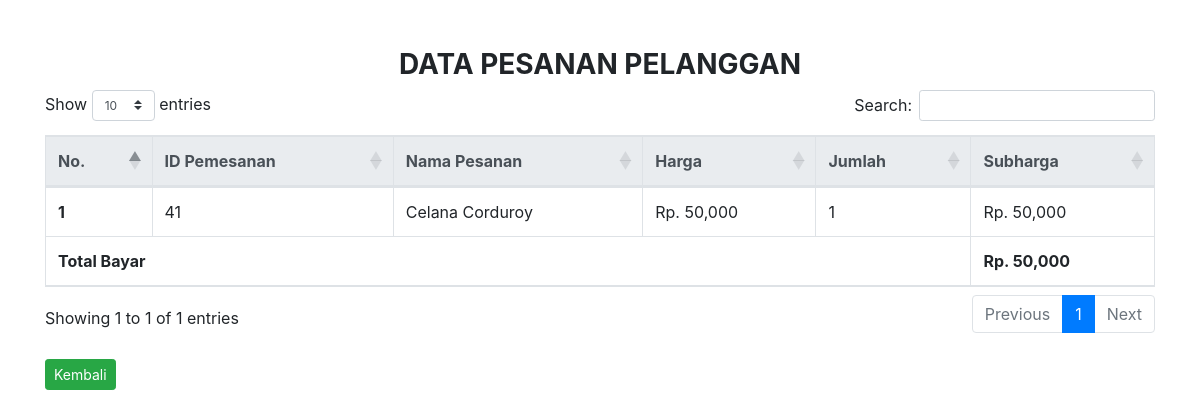
The app's page /pages/control/admin/detail_pesanan.php?id=50 (signed in) with its own data.
### tables this page shows
CREATE TABLE `pemesanan_produk` (
  `id_pemesanan_produk` int(50) NOT NULL,
  `id_pemesanan` int(50) NOT NULL,
  `id_menu` varchar(50) NOT NULL,
  `jumlah` int(50) NOT NULL
);

CREATE TABLE `produk` (
  `id_menu` int(50) NOT NULL,
  `nama_menu` varchar(50) NOT NULL,
  `jenis_menu` varchar(50) NOT NULL,
  `stok` int(50) NOT NULL,
  `harga` int(50) NOT NULL,
  `gambar` varchar(100) NOT NULL
);

### pages/control/admin/detail_pesanan.php (the view, shortened to what this page needs)
<?php
    include('../koneksi.php');
      if(!isset($_SESSION['login_user'])) {
        header("location: ../login.php");
      }else{
?>
<!doctype html>
<html lang="en">
  <head>
    <link rel="stylesheet" href="https://stackpath.bootstrapcdn.com/bootstrap/4.5.0/css/bootstrap.min.css">
    <link rel="stylesheet" type="text/css" href="../../../css/bootstrap.min.css">
    <link rel="stylesheet" type="text/css" href="../../../css/index.css">
    <link rel="stylesheet" type="text/css" href="../../../fontawesome/css/all.min.css">
    <link rel="stylesheet" type="text/css" href="https://cdnjs.cloudflare.com/ajax/libs/twitter-bootstrap/4.1.3/css/bootstrap.css">
    <link rel="stylesheet" type="text/css" href="https://cdn.datatables.net/1.10.21/css/dataTables.bootstrap4.min.css">
  </head>
  <body>
    <div class="container">
      <div class="judul-pesanan mt-5">
        <h3 class="text-center font-weight-bold">DATA PESANAN PELANGGAN</h3>
      </div>
      <table class="table table-bordered" id="example">
        <thead class="thead-light">
          <tr>
            <th scope="col">No.</th>
            <th scope="col">ID Pemesanan</th>
            <th scope="col">Nama Pesanan</th>
            <th scope="col">Harga</th>
            <th scope="col">Jumlah</th>
            <th scope="col">Subharga</th>
          </tr>
        </thead>
        <tbody>
          <?php $nomor=1; ?>
          <?php $totalbelanja = 0; ?>
          <?php
              $ambil = $koneksi->query("SELECT * FROM pemesanan_produk JOIN produk ON pemesanan_produk.id_menu=produk.id_menu
                WHERE pemesanan_produk.id_pemesanan='$_GET[id]'");
           ?>
           <?php while ($pecah=$ambil->fetch_assoc()) { ?>
           <?php $subharga1=$pecah['harga']*$pecah['jumlah']; ?>
          <tr>
            <th scope="row"><?php echo $nomor; ?></th>
            <td><?php echo $pecah['id_pemesanan_produk']; ?></td>
            <td><?php echo $pecah['nama_menu']; ?></td>
            <td>Rp. <?php echo number_format($pecah['harga']); ?></td>
            <td><?php echo $pecah['jumlah']; ?></td>
            <td>
              Rp. <?php echo number_format($pecah['harga']*$pecah['jumlah']); ?>
            </td>
          </tr>
          <?php $nomor++; ?>
          <?php $totalbelanja+=$subharga1; ?>
          <?php } ?>
        </tbody>
         <tfoot>
          <tr>
            <th colspan="5">Total Bayar</th>
            <th>Rp. <?php echo number_format($totalbelanja) ?></th>
          </tr>
        </tfoot>
      </table><br>
      <form method="POST" action="">
        <a href="../../admin/pesanan.php" class="btn btn-success btn-sm">Kembali</a>
      </form>
    </div>
  </body>
</html>
<?php } ?>

### css/index.css (style rules this page uses)
html { scroll-behavior: smooth; }
body { font-family: sans-serif; font-size: 16px; }

### records on screen
pemesanan_produk: id_pemesanan_produk "41", id_menu.nama_menu "Celana Corduroy", id_menu.harga "50,000", jumlah "1", $pecah['harga']*$pecah['jumlah'] "50,000"

### other values on screen
$totalbelanja "50,000"
